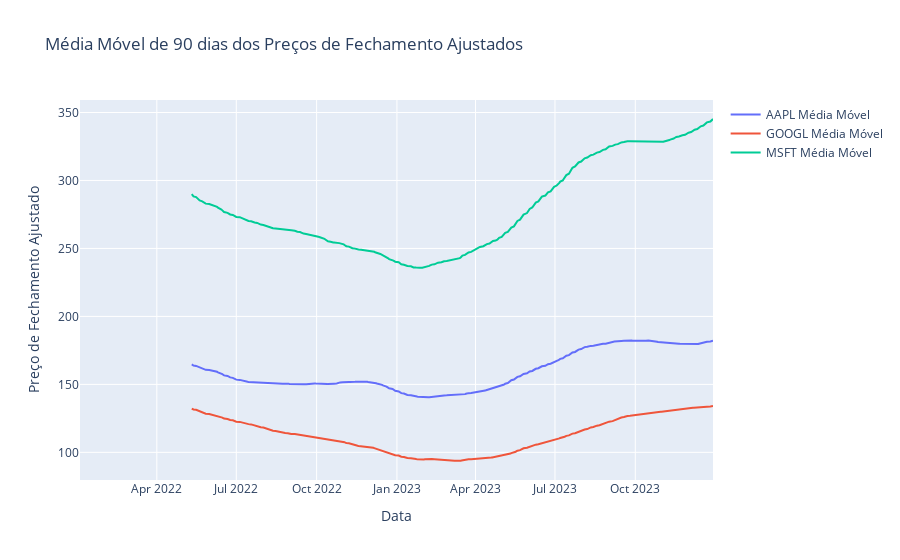

The code cell stored with this chart in its notebook:
### Markdown cell above
2.3 Monte um gráfico de linhas para as médias móveis dos ativos da sua base

### Code cell
# Plotar as médias móveis com Plotly
fig_media = go.Figure()
fig_media.add_trace(go.Scatter(x=df.index, y=df['AAPL_Media'], mode='lines', name='AAPL Média Móvel'))
fig_media.add_trace(go.Scatter(x=df.index, y=df['GOOGL_Media'], mode='lines', name='GOOGL Média Móvel'))
fig_media.add_trace(go.Scatter(x=df.index, y=df['MSFT_Media'], mode='lines', name='MSFT Média Móvel'))

fig_media.update_layout(
    title='Média Móvel de 90 dias dos Preços de Fechamento Ajustados',
    xaxis_title='Data',
    yaxis_title='Preço de Fechamento Ajustado'
)
fig_media.show()

### Figure 1 — Plotly figure (JSON) as saved in the notebook; plotly's stock layout.template omitted (floating-point values rounded to 4 significant figures; data arrays with more than 128 entries replaced by an {"elided": "..."} marker saying what was removed)
{"data": [{"mode": "lines", "name": "AAPL Média Móvel", "type": "scatter", "x": {"elided": "501 str values"}, "y": {"elided": "501 float values"}}, {"mode": "lines", "name": "GOOGL Média Móvel", "type": "scatter", "x": {"elided": "501 str values"}, "y": {"elided": "501 float values"}}, {"mode": "lines", "name": "MSFT Média Móvel", "type": "scatter", "x": {"elided": "501 str values"}, "y": {"elided": "501 float values"}}], "layout": {"title": {"text": "Média Móvel de 90 dias dos Preços de Fechamento Ajustados"}, "xaxis": {"title": {"text": "Data"}}, "yaxis": {"title": {"text": "Preço de Fechamento Ajustado"}}}}
